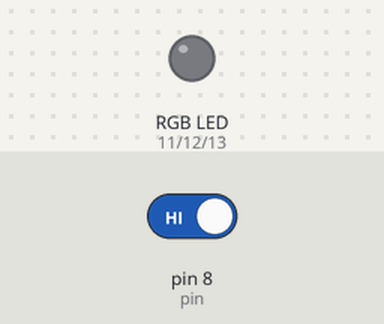
The sketch below on a simulated Arduino Uno, built with avr-gcc and run on an emulated ATmega328P. Shown: an RGB LED mixed from three pins (HIGH = lit). Inputs (shaded band) come from the test bench; at power-on: pin 8 (pin) HIGH.

Above: at 1.2 s.
1.3 s: pin 8 (pin) driven LOW
At 1.6 s:
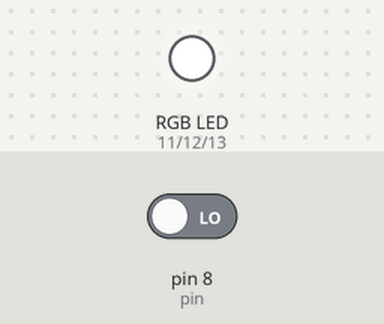
At 3.0 s:
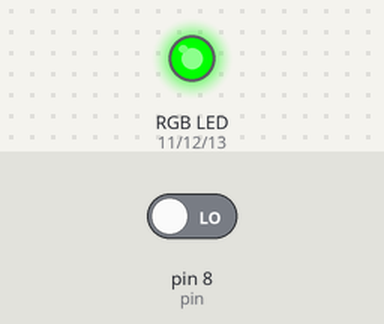
4.3 s: pin 8 (pin) driven HIGH
At 5.8 s:
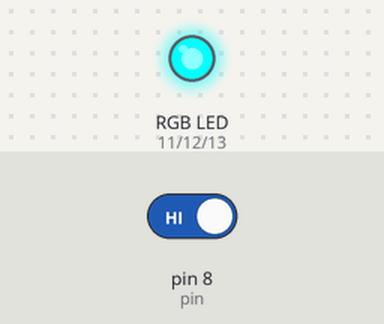
Timing chart, 0 to 7.7 s (numbered marks = the images above; inputs shaded):
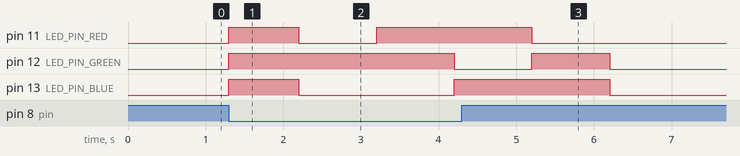

Measured:
- after the input at 1.3 s, pin 11 (LED_PIN_RED): LOW → HIGH at once, → LOW 0.90 s later, → HIGH 1.0 s later; pin 12 (LED_PIN_GREEN): LOW → HIGH at once, → LOW 2.9 s later; pin 13 (LED_PIN_BLUE): LOW → HIGH at once, → LOW 0.90 s later, → HIGH 2.0 s later
- after the input at 4.3 s, pin 11 (LED_PIN_RED): goes on until 5.2 s, then stays LOW; pin 12 (LED_PIN_GREEN), pin 13 (LED_PIN_BLUE): goes on until 6.2 s, then stays LOW

The sketch:

button_and_led.ino
```cpp
 const int pin = 8;
 const int LED_PIN_RED = 11;
 const int LED_PIN_GREEN = 12;
 const int LED_PIN_BLUE = 13;
 int light_time=0;


// Color Library
int RGB(int r, int g, int b)
{
  return r + (g<<1) + (b<<2);
}
int RGB_D(int r, int g, int b)
{
  return r + g*10 + b*100;
}
int RGB_R(int x)
{
  return (x & 0x1) ? HIGH : LOW;
}
int RGB_G(int x)
{
  return (x & 0x2) ? HIGH : LOW;
}
int RGB_B(int x)
{
  return (x & 0x4) ? HIGH : LOW;
}
int RGB_R_D(int x)
{
  return (x % 10) ? HIGH : LOW;
}
int RGB_G_D(int x)
{
  return ((x / 10) % 10) ? HIGH : LOW;
}
int RGB_B_D(int x)
{
  return (x / 100) ? HIGH : LOW;
}
const int BLACK  = RGB(0, 0, 0);
const int RED    = RGB(1, 0, 0);
const int GREEN  = RGB(0, 1, 0);
const int YELLOW = RGB(1, 1, 0);
const int BLUE   = RGB(0, 0, 1);
const int MAGENTA= RGB(1, 0, 1);
const int BROWN  = RGB(0, 1, 1);
const int WHITE  = RGB(1, 1, 1);

void color(int color)
{
      digitalWrite(LED_PIN_RED,   RGB_R(color));
      digitalWrite(LED_PIN_GREEN, RGB_G(color));
      digitalWrite(LED_PIN_BLUE,  RGB_B(color));
}


// Main


void setup() {
  // put your setup code here, to run once:
pinMode(pin,INPUT);
pinMode(LED_PIN_GREEN, OUTPUT);
pinMode(LED_PIN_RED, OUTPUT);
pinMode(LED_PIN_BLUE, OUTPUT);
color(BLACK);
Serial.begin(9600);
}


void loop() {
  // put your main code here, to run repeatedly:
int button = digitalRead(pin);
 if (button == LOW && light_time == 0){
    light_time = 50;
    color(WHITE);
 }
 //else {
 // //digitalWrite(LED_PIN_GREEN,LOW);
 //}
 if(light_time > 0)
 {
  light_time--;
  if(light_time == 40)
  {
    color(GREEN);
  }
  if(light_time == 30)
  {
    color(YELLOW);
  }
  if(light_time == 20)
  {
    color(MAGENTA);
  }
  if(light_time == 10)
  {
    color(BROWN);
  }
  if(light_time == 0)
  {
    color(BLACK);
  }
 }


 delay(100);
}
```
